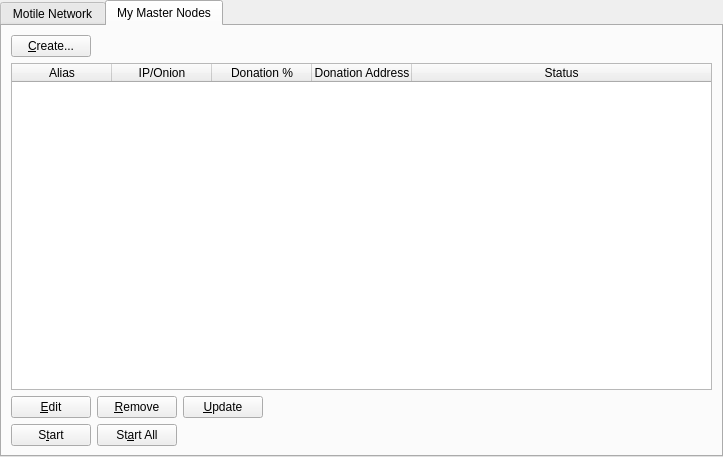
<?xml version="1.0" encoding="UTF-8"?>
<ui version="4.0">
 <class>MasternodeManager</class>
 <widget class="QWidget" name="MasternodeManager">
  <property name="geometry">
   <rect>
    <x>0</x>
    <y>0</y>
    <width>723</width>
    <height>457</height>
   </rect>
  </property>
  <property name="windowTitle">
   <string>Form</string>
  </property>
  <layout class="QVBoxLayout" name="topLayout">
   <property name="leftMargin">
    <number>0</number>
   </property>
   <property name="topMargin">
    <number>0</number>
   </property>
   <property name="rightMargin">
    <number>0</number>
   </property>
   <property name="bottomMargin">
    <number>0</number>
   </property>
   <item>
    <layout class="QVBoxLayout" name="verticalLayout">
     <property name="bottomMargin">
      <number>0</number>
     </property>
     <item>
      <widget class="QTabWidget" name="tabWidget">
       <property name="currentIndex">
        <number>1</number>
       </property>
       <widget class="QWidget" name="tab">
        <attribute name="title">
         <string>Motile Network</string>
        </attribute>
        <layout class="QGridLayout" name="gridLayout">
         <item row="1" column="0">
          <widget class="QTableWidget" name="tableWidget">
           <property name="editTriggers">
            <set>QAbstractItemView::NoEditTriggers</set>
           </property>
           <property name="alternatingRowColors">
            <bool>true</bool>
           </property>
           <property name="selectionBehavior">
            <enum>QAbstractItemView::SelectRows</enum>
           </property>
           <property name="sortingEnabled">
            <bool>true</bool>
           </property>
           <attribute name="horizontalHeaderStretchLastSection">
            <bool>true</bool>
           </attribute>
           <column>
            <property name="text">
             <string>Address</string>
            </property>
           </column>
           <column>
            <property name="text">
             <string>Rank</string>
            </property>
           </column>
           <column>
            <property name="text">
             <string>Active</string>
            </property>
           </column>
           <column>
            <property name="text">
             <string>Active (secs)</string>
            </property>
           </column>
           <column>
            <property name="text">
             <string>Last Seen</string>
            </property>
           </column>
           <column>
            <property name="text">
             <string>Pubkey</string>
            </property>
           </column>
          </widget>
         </item>
         <item row="2" column="0">
          <widget class="QTableWidget" name="tableWidget_3">
           <property name="editTriggers">
            <set>QAbstractItemView::NoEditTriggers</set>
           </property>
           <property name="alternatingRowColors">
            <bool>true</bool>
           </property>
           <property name="selectionBehavior">
            <enum>QAbstractItemView::SelectRows</enum>
           </property>
           <property name="sortingEnabled">
            <bool>true</bool>
           </property>
           <attribute name="horizontalHeaderStretchLastSection">
            <bool>true</bool>
           </attribute>
           <column>
            <property name="text">
             <string>Address</string>
            </property>
           </column>
           <column>
            <property name="text">
             <string>Rank</string>
            </property>
           </column>
           <column>
            <property name="text">
             <string>Active</string>
            </property>
           </column>
           <column>
            <property name="text">
             <string>Active (secs)</string>
            </property>
           </column>
           <column>
            <property name="text">
             <string>Last Seen</string>
            </property>
           </column>
           <column>
            <property name="text">
             <string>Pubkey</string>
            </property>
           </column>
          </widget>
         </item>
         <item row="0" column="0">
          <layout class="QHBoxLayout" name="horizontalLayout_3">
           <property name="bottomMargin">
            <number>0</number>
           </property>
           <item>
            <widget class="QLabel" name="label_2">
             <property name="text">
              <string>Motile Node Count:</string>
             </property>
            </widget>
           </item>
           <item>
            <widget class="QLabel" name="countLabel">
             <property name="text">
              <string>0</string>
             </property>
            </widget>
           </item>
           <item>
            <spacer name="horizontalSpacer_3">
             <property name="orientation">
              <enum>Qt::Horizontal</enum>
             </property>
             <property name="sizeHint" stdset="0">
              <size>
               <width>40</width>
               <height>20</height>
              </size>
             </property>
            </spacer>
           </item>
          </layout>
         </item>
        </layout>
       </widget>
       <widget class="QWidget" name="tab_2">
        <attribute name="title">
         <string>My Master Nodes</string>
        </attribute>
        <layout class="QGridLayout" name="gridLayout_2">
         <item row="0" column="0">
          <layout class="QVBoxLayout" name="verticalLayout_2">
           <property name="bottomMargin">
            <number>0</number>
           </property>
           <item>
            <layout class="QHBoxLayout" name="horizontalLayout">
             <item>
              <widget class="QPushButton" name="createButton">
               <property name="text">
                <string>&amp;Create...</string>
               </property>
              </widget>
             </item>
             <item>
              <spacer name="horizontalSpacer">
               <property name="orientation">
                <enum>Qt::Horizontal</enum>
               </property>
               <property name="sizeHint" stdset="0">
                <size>
                 <width>40</width>
                 <height>20</height>
                </size>
               </property>
              </spacer>
             </item>
            </layout>
           </item>
           <item>
            <widget class="QTableWidget" name="tableWidget_2">
             <property name="minimumSize">
              <size>
               <width>695</width>
               <height>0</height>
              </size>
             </property>
             <property name="editTriggers">
              <set>QAbstractItemView::NoEditTriggers</set>
             </property>
             <property name="alternatingRowColors">
              <bool>true</bool>
             </property>
             <property name="selectionMode">
              <enum>QAbstractItemView::SingleSelection</enum>
             </property>
             <property name="selectionBehavior">
              <enum>QAbstractItemView::SelectRows</enum>
             </property>
             <attribute name="horizontalHeaderStretchLastSection">
              <bool>true</bool>
             </attribute>
             <column>
              <property name="text">
               <string>Alias</string>
              </property>
             </column>
             <column>
              <property name="text">
               <string>IP/Onion</string>
              </property>
             </column>
             <column>
              <property name="text">
               <string>Donation %</string>
              </property>
             </column>
             <column>
              <property name="text">
               <string>Donation Address</string>
              </property>
             </column>
             <column>
              <property name="text">
               <string>Status</string>
              </property>
             </column>
            </widget>
           </item>
           <item>
            <layout class="QHBoxLayout" name="horizontalLayout_2">
             <property name="bottomMargin">
              <number>0</number>
             </property>
             <item>
              <widget class="QPushButton" name="editButton">
               <property name="text">
                <string>&amp;Edit</string>
               </property>
              </widget>
             </item>
             <item>
              <widget class="QPushButton" name="removeButton">
               <property name="text">
                <string>&amp;Remove</string>
               </property>
              </widget>
             </item>
             <item>
              <widget class="QPushButton" name="UpdateButton">
               <property name="text">
                <string>&amp;Update</string>
               </property>
              </widget>
             </item>
             <item>
              <spacer name="horizontalSpacer_2">
               <property name="orientation">
                <enum>Qt::Horizontal</enum>
               </property>
               <property name="sizeHint" stdset="0">
                <size>
                 <width>40</width>
                 <height>20</height>
                </size>
               </property>
              </spacer>
             </item>
            </layout>
           </item>
           <item>
            <layout class="QHBoxLayout" name="horizontalLayout_4">
             <property name="bottomMargin">
              <number>0</number>
             </property>
            </layout>
           </item>
           <item>
            <layout class="QHBoxLayout" name="horizontalLayout_5">
             <property name="bottomMargin">
              <number>0</number>
             </property>
             <item>
              <widget class="QPushButton" name="startButton">
               <property name="text">
                <string>S&amp;tart</string>
               </property>
              </widget>
             </item>
             <item>
              <widget class="QPushButton" name="startAllButton">
               <property name="text">
                <string>St&amp;art All</string>
               </property>
              </widget>
             </item>
             <item>
              <spacer name="horizontalSpacer_5">
               <property name="orientation">
                <enum>Qt::Horizontal</enum>
               </property>
               <property name="sizeHint" stdset="0">
                <size>
                 <width>40</width>
                 <height>20</height>
                </size>
               </property>
              </spacer>
             </item>
            </layout>
           </item>
          </layout>
         </item>
        </layout>
       </widget>
      </widget>
     </item>
    </layout>
   </item>
  </layout>
 </widget>
 <resources/>
 <connections/>
</ui>
